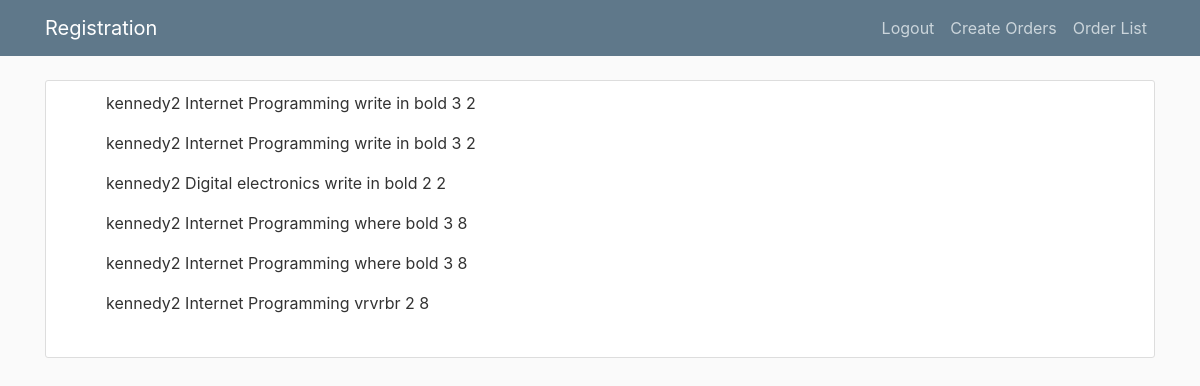
The app's page /order-list/ (signed in) with its own data.
### account/models.py (models this page shows, shortened)
class Order(models.Model):
    user = models.ForeignKey(User, related_name="user", on_delete=models.CASCADE, null=True)
    topic = models.CharField(max_length=30)
    instructions = models.TextField(max_length=200, null=True, verbose_name="Write your instructions Here")
    urgency = models.IntegerField(choices=list(zip(range(1, 10), range(0, 10))))
    pages = models.IntegerField(choices=list(zip(range(1, 10), range(1, 10))))
    email = models.EmailField(null=True)

### account/views.py (the view)
# urls.py: path('order-list/', views.OrderListView.as_view(), name='order-list'),
class OrderListView(ListView):
    model = Order
    template_name = 'order_list.html'
    context_object_name = 'orders'
    def get_queryset(self):
        return self.model.objects.filter(user=self.request.user)

### account/templates/order_list.html
{% extends 'base.html' %}
{% block content %}
<div class="content-section">
      <div class="media">
          {% if orders %}
          <ol>
          {% for order in orders %}
           <p>{{ order.user }}  {{ order.topic }} {{ order.instructions }} {{ order.urgency }} {{ order.pages }}</p>
          {% endfor %}
          </ol>
          {% else %}
          <p>There Are no current orders</p>
          {% endif %}
 </div>
     </div>
{% endblock %}

### account/templates/base.html (shortened to what this page needs)
{% load static %}
<!DOCTYPE html>
<html lang="en" xmlns="http://www.w3.org/1999/html">
  <head>
    <link rel="stylesheet" href="https://maxcdn.bootstrapcdn.com/bootstrap/4.0.0/css/bootstrap.min.css">
    <link rel="stylesheet" type="text/css" href="{% static 'main.css' %}">
  </head>
  <header class="site-header">
      <nav class="navbar navbar-expand-md navbar-dark bg-steel fixed-top">
        <div class="container">
          <a class="navbar-brand mr-4" href="">Registration</a>
          <div class="collapse navbar-collapse" id="navbarToggle">
            <div class="navbar-nav">
             {% if user.is_authenticated %}
                <a class="nav-item nav-link" href="{% url 'logout' %}">Logout</a>
                <a class="nav-item nav-link" href="{% url 'order-create' %}">Create Orders</a>
                <a class="nav-item nav-link" href="{% url 'order-list' %}">Order List</a>
              {% else %}
                <a class="nav-item nav-link" href="{% url 'register' %}">Register</a>
                 <a class="nav-item nav-link" href="{% url 'login' %}">Login</a>
              {% endif %}
            </div>
          </div>
        </div>
      </nav>
    </header>
 <body>
<div class="container">
  {% block content %}
  {% endblock %}
</div>
  </body>
</html>

### account/static/main.css (style rules this page uses)
body { background: #fafafa; color: #333333; margin-top: 5rem; }
.bg-steel { background-color: #5f788a; }
.site-header .navbar-nav .nav-link { color: #cbd5db; }
.content-section { background: #ffffff; padding: 10px 20px; border: 1px solid #dddddd; border-radius: 3px; margin-bottom: 20px; }

### records on screen
Order: user "kennedy2", topic "Internet Programming", instructions "write in bold", urgency "3", pages "2"
Order: user "kennedy2", topic "Internet Programming", instructions "write in bold", urgency "3", pages "2"
Order: user "kennedy2", topic "Digital electronics", instructions "write in bold", urgency "2", pages "2"
Order: user "kennedy2", topic "Internet Programming", instructions "where bold", urgency "3", pages "8"
Order: user "kennedy2", topic "Internet Programming", instructions "where bold", urgency "3", pages "8"
Order: user "kennedy2", topic "Internet Programming", instructions "vrvrbr", urgency "2", pages "8"
